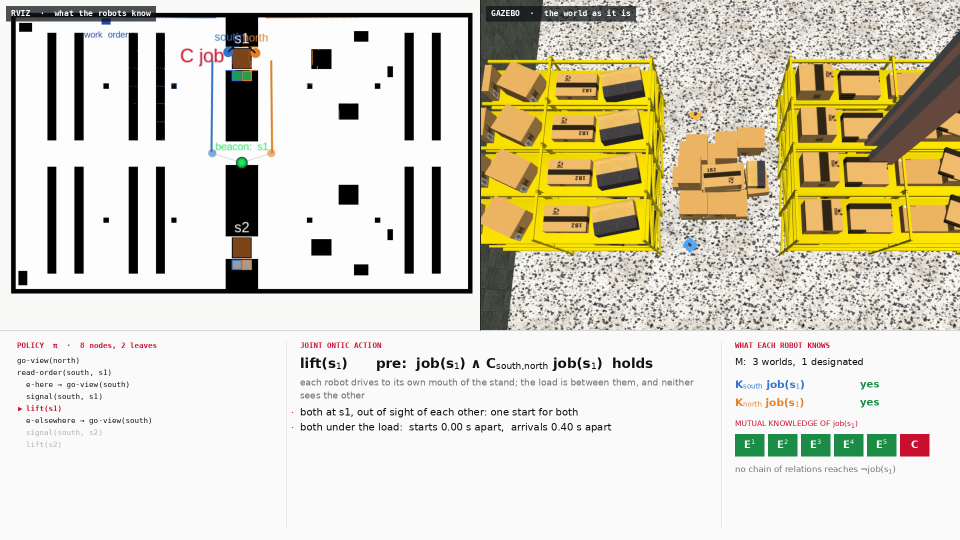
#> input picture media/coordinated-attack-frame-lift.jpg, 1920 x 1080 px, given in place of aws_FloorB_01.png, which was not available (shown at 1/2 size)
$ python make_world.py --act 1 --seed 5 --out out.png
#> lines starting #> are read from the running program, lines starting #| are printed output that depends on the picture
### ros2_ws/src/belief_revision_demo/tools/ranks.py
# Copyright 2026 Haniel Ulises
#
# Licensed under the Apache License, Version 2.0 (the "License");
# you may not use this file except in compliance with the License.
# You may obtain a copy of the License at
#
#     http://www.apache.org/licenses/LICENSE-2.0
#
# Unless required by applicable law or agreed to in writing, software
# distributed under the License is distributed on an "AS IS" BASIS,
# WITHOUT WARRANTIES OR CONDITIONS OF ANY KIND, either express or implied.
# See the License for the specific language governing permissions and
# limitations under the License.

"""
The worlds of the ward, and four ways of ranking them.

A world is what happened tonight: the loop the porter walked at one, and in
the third act whether at two he walked it back and opened its doors ("reopen")
or was held up ("skip"). Nobody sees him. Every robot knows the six loops and
the two endings are possible; what differs between the formulations is only how
plausible each robot finds each world, a Spohn rank (an ordinal conditional
function): 0 for what it believes, higher for what would surprise it more.

    explanation    the porter's own habits. The rostered loop C-D is rank 0,
                   the west loop A-B rank 1, the four others rank 2; at two he
                   reopens (0) more often than he is held up (1). The rank of
                   a night is the sum: the two rounds are independent.
    door-by-door   minimal change (Dalal): the number of doors whose state
                   differs from what the robot expects, the rostered loop at
                   one and nothing changing at two. This is what a map with
                   independent cells does.
    full-meet      the rostered picture is believed, anything else is rank 1:
                   a KD45 belief that, contradicted, falls back on what is
                   known.
    knowledge      every world rank 0: no belief beyond knowledge.

Belief is what holds at the least-ranked worlds a robot cannot rule out, and
conditioning on an observation is restricting to the worlds that agree with
it. That is all the revision there is: the ranks never change.

The frequencies are what the expectations on the page are taken under: the
porter's habits as frequencies EPS ** rank, normalised, so that the
explanation's ranks are their orders of magnitude. tools/sensitivity.py
varies them.
"""

import itertools

DOORS = ('a', 'b', 'c', 'd')
LOOPS = [('c', 'd'), ('a', 'b'), ('a', 'c'), ('a', 'd'), ('b', 'c'), ('b', 'd')]
ROSTERED = ('c', 'd')
PLANS = ('reopen', 'skip')
FORMULATIONS = ('explanation', 'door-by-door', 'full-meet', 'knowledge')
EPS = 0.125
_Z = 1 + EPS + 4 * EPS ** 2
FREQ_LOOP = {('c', 'd'): 1 / _Z, ('a', 'b'): EPS / _Z}     # 0.842 and 0.105
FREQ_OTHER = EPS ** 2 / _Z                                # 0.013 each
FREQ_PLAN = {'reopen': 1 / (1 + EPS), 'skip': EPS / (1 + EPS)}   # 0.889 and 0.111


def worlds(act):
    """The worlds of an act: loops, and for act 3 the loop and what happened at two."""
    if act == 3:
        return [(lp, p) for lp in LOOPS for p in PLANS]
    return [(lp, None) for lp in LOOPS]


def loop_name(lp):
    return ''.join(lp).upper()


def name(w):
    lp, p = w
    return loop_name(lp) + ('' if p is None else ('+' if p == 'reopen' else '-'))


# [6 lines left out: function open_at, not called in this run]


def valuation(lp):
    return tuple(d not in lp for d in DOORS)


def hamming(u, v):
    return sum(a != b for a, b in zip(u, v))


# [26 lines left out: functions rank, frequency, believed, not called in this run]


def believes(formulation, cell, prop):
    return all(prop(w) for w in believed(formulation, cell))


def entertains(formulation, cell, prop):
    """Not believing not-prop: prop holds at some believed world."""
    return any(prop(w) for w in believed(formulation, cell))


def knows(cell, prop):
    return all(prop(w) for w in cell)


def max_rank(formulation, act):
    return max(rank(formulation, w) for w in worlds(act))


def describe(formulation, act):
    return {name(w): rank(formulation, w) for w in worlds(act)}


# [12 lines that do not run on import are left out]

### ros2_ws/src/belief_revision_demo/tools/worlds.py
# Copyright 2026 Haniel Ulises
#
# Licensed under the Apache License, Version 2.0 (the "License");
# you may not use this file except in compliance with the License.
# You may obtain a copy of the License at
#
#     http://www.apache.org/licenses/LICENSE-2.0
#
# Unless required by applicable law or agreed to in writing, software
# distributed under the License is distributed on an "AS IS" BASIS,
# WITHOUT WARRANTIES OR CONDITIONS OF ANY KIND, either express or implied.
# See the License for the specific language governing permissions and
# limitations under the License.

"""
The worlds the runs are driven in.

A run is an act, a formulation and a seed. The seed picks the night in turn:
seed 1 the first of the act's worlds (tools/ranks.py), seed 2 the second, and
on round again, so that every night is run as often as every other; the pose
jitter of tools/make_world.py also follows the seed.
"""

import os
import sys

sys.path.insert(0, os.path.dirname(os.path.abspath(__file__)))
import ranks as R  # noqa: E402

ROBOTS = {1: ['c'], 2: ['c', 'd'], 3: ['c', 'd']}
FORMULATIONS = R.FORMULATIONS


def world(act, seed):
    ws = R.worlds(act)
    return ws[(seed - 1) % len(ws)]


def tag(w):
    return R.name(w)

### ros2_ws/src/belief_revision_demo/tools/make_world.py
#!/usr/bin/env python3
# Copyright 2026 Haniel Ulises
#
# Licensed under the Apache License, Version 2.0 (the "License");
# you may not use this file except in compliance with the License.
# You may obtain a copy of the License at
#
#     http://www.apache.org/licenses/LICENSE-2.0
#
# Unless required by applicable law or agreed to in writing, software
# distributed under the License is distributed on an "AS IS" BASIS,
# WITHOUT WARRANTIES OR CONDITIONS OF ANY KIND, either express or implied.
# See the License for the specific language governing permissions and
# limitations under the License.

"""
From an act and a seed, the world of one run of belief revision in a changing ward.

    make_world.py --act 2 --seed 4 --out DIR [--noise 0.01]

The seed picks the night (tools/worlds.py) and perturbs each courier's pose by
up to 0.05 m and 5 degrees. Writes DIR/world.sdf, DIR/models/ and DIR/world.json.

The ward is tools/layout.py: walls with a dark cap, so that from above they
read as a plan; floors of vinyl, lino, wood and tile; the band's linen rooms
as solid blocks; the lobbies' floors tinted, one colour a door; Open Robotics'
hospital models and a few of AWS RoboMaker's residential ones; and in each
lobby a fire door, a kinematic leaf that scripts/porter_node.py swings. Every
door stands open at dusk. The couriers are TurtleBot3 Burgers with an 8 m
laser and a coloured cap, the first red and the second blue. The night porter
is Gazebo's walking actor, moved by the package's porter plugin.
"""

import argparse
import json
import math
import os
import random
import re
import shutil
import sys

sys.path.insert(0, os.path.dirname(os.path.abspath(__file__)))
import furniture as F  # noqa: E402
import layout as L  # noqa: E402
import ranks as R  # noqa: E402
import worlds as WD  # noqa: E402

BURGER = '/opt/ros/humble/share/turtlebot3_gazebo/models/turtlebot3_burger'
CAP = {'c': (0.86, 0.12, 0.14), 'd': (0.12, 0.40, 0.85)}
WALL_BODY = (0.92, 0.92, 0.89)
WALL_CAP = (0.20, 0.21, 0.24)
LINEN = (0.62, 0.66, 0.64)
TINT = {'a': (0.33, 0.70, 0.66), 'b': (0.93, 0.68, 0.25), 'c': (0.58, 0.47, 0.80), 'd': (0.90, 0.45, 0.42)}
LEAF = (0.62, 0.10, 0.10)
GOAL = (0.86, 0.30, 0.36)


def col(rgb, a=1.0):
    return ' '.join(f'{c:.3f}' for c in rgb) + f' {a}'


# [87 lines left out: functions box, wall, floor, tint, disc, door, not called in this run]


def textures(out):
    """The floor materials: AWS's wood, and vinyl, lino and tile drawn here."""
    from PIL import Image, ImageDraw
    d = os.path.join(out, 'models', 'br_materials')
    tex, scripts = os.path.join(d, 'materials', 'textures'), os.path.join(d, 'materials', 'scripts')
    os.makedirs(tex, exist_ok=True)
    os.makedirs(scripts, exist_ok=True)
    wood = Image.open(os.path.join(F.HOUSE, F.AWS_PREFIX + 'FloorB_01', 'materials', 'textures', 'aws_FloorB_01.png'))
    wood.convert('RGB').resize((256, 256)).save(os.path.join(tex, 'br_wood.png'))

    def tiles(name, n, base, grout, jitter, width=3):
        img = Image.new('RGB', (256, 256), base)
        dr = ImageDraw.Draw(img)
        rng = random.Random(name)
        s = 256 // n
        for i in range(n):
            for j in range(n):
                v = rng.randint(-jitter, jitter)
                dr.rectangle([i * s + 2, j * s + 2, (i + 1) * s - 2, (j + 1) * s - 2],
                             fill=tuple(max(0, min(255, c + v)) for c in base))
        for k in range(n + 1):
            dr.line([(k * s, 0), (k * s, 256)], fill=grout, width=width)
            dr.line([(0, k * s), (256, k * s)], fill=grout, width=width)
        img.save(os.path.join(tex, f'br_{name}.png'))

    def speckle(name, base, jitter):
        img = Image.new('RGB', (256, 256), base)
        px = img.load()
        rng = random.Random(name)
        for i in range(256):
            for j in range(256):
                v = rng.randint(-jitter, jitter)
                px[i, j] = tuple(max(0, min(255, c + v)) for c in base)
        img.save(os.path.join(tex, f'br_{name}.png'))
    tiles('hall', 2, (205, 208, 204), (168, 172, 168), 5, 2)
    tiles('tile', 4, (228, 232, 234), (170, 178, 184), 4)
    speckle('lino', (196, 214, 224), 9)
    mats = ''
    for name in ('wood', 'hall', 'tile', 'lino'):
        mats += f"""material BR/{name}
{{
  technique
  {{
    pass
    {{
      ambient 0.9 0.9 0.9 1
      diffuse 1 1 1 1
      texture_unit
      {{
        texture br_{name}.png
        filtering anisotropic
        max_anisotropy 8
      }}
    }}
  }}
}}

"""
    open(os.path.join(scripts, 'br.material'), 'w').write(mats)
    open(os.path.join(d, 'model.config'), 'w').write(
        '<?xml version="1.0"?><model><name>br_materials</name><version>1.0</version>'
        '<sdf version="1.6">model.sdf</sdf><description>floor materials</description></model>\n')
    open(os.path.join(d, 'model.sdf'), 'w').write(
        '<?xml version="1.0"?><sdf version="1.6"><model name="br_materials"><static>true</static>'
        '<link name="l"/></model></sdf>\n')


# [63 lines left out: functions porter, world_sdf, not called in this run]


def robot_model(out, r, noise):
    dst = os.path.join(out, 'models', f'br_{r}')
    if os.path.exists(dst):
        shutil.rmtree(dst)
    shutil.copytree(BURGER, dst)
    p = os.path.join(dst, 'model.sdf')
    sdf = open(p).read()
    sdf = re.sub(r'(<sensor name="hls_lfcd_lds".*?<range>.*?<max>)[^<]+(</max>)', r'\g<1>8.0\g<2>', sdf, flags=re.S)
    sdf = re.sub(r'(<sensor name="hls_lfcd_lds".*?<noise>.*?<stddev>)[^<]+(</stddev>)', rf'\g<1>{noise}\g<2>',
                 sdf, flags=re.S)
    sdf = sdf.replace('<visualize>true</visualize>', '<visualize>false</visualize>')
    c = col(CAP[r])
    sdf = sdf.replace('<link name="base_link">', f'''<link name="base_link">
      <visual name="cap">
        <pose>-0.032 0 0.215 0 0 0</pose>
        <geometry><cylinder><radius>0.09</radius><length>0.03</length></cylinder></geometry>
        <material><ambient>{c}</ambient><diffuse>{c}</diffuse></material>
      </visual>''', 1)
    sdf = re.sub(r'<model name=["\']turtlebot3_burger["\']>', f'<model name="br_{r}">', sdf)
    sdf = sdf.replace('<!-- <namespace>/tb3</namespace> -->', f'<namespace>/{r}</namespace>')
    sdf = sdf.replace('<frame_name>base_scan</frame_name>', f'<frame_name>{r}/base_scan</frame_name>')
    sdf = sdf.replace('<odometry_frame>odom</odometry_frame>', f'<odometry_frame>{r}/odom</odometry_frame>')
    sdf = sdf.replace('<robot_base_frame>base_footprint</robot_base_frame>',
                      f'<robot_base_frame>{r}/base_footprint</robot_base_frame>')
    sdf = sdf.replace('<frame_name>imu_link</frame_name>', f'<frame_name>{r}/imu_link</frame_name>')
    open(p, 'w').write(sdf)
    cfg = os.path.join(dst, 'model.config')
    text = open(cfg).read()
    open(cfg, 'w').write(re.sub(r'<name>[^<]*</name>', f'<name>br_{r}</name>', text, count=1))
    for must in ('<max>8.0</max>', f'<namespace>/{r}</namespace>', f'{r}/odom', f'{r}/base_scan', '<visual name="cap">'):
        assert must in sdf, f'{r}: {must} not set'


def main():
    ap = argparse.ArgumentParser()
    ap.add_argument('--act', type=int, required=True, choices=(1, 2, 3))
    ap.add_argument('--seed', type=int, required=True)
    ap.add_argument('--out', required=True)
    ap.add_argument('--noise', type=float, default=0.01)
    ap.add_argument('--plugin', default='libporter_plugin.so')
    a = ap.parse_args()
    rng = random.Random(a.act * 1000 + a.seed)
    w = WD.world(a.act, a.seed)

    def jitter(p):
        return (p[0] + rng.uniform(-0.05, 0.05), p[1] + rng.uniform(-0.05, 0.05),
                p[2] + rng.uniform(-math.radians(5), math.radians(5)))
    poses = {r: jitter(L.START[r]) for r in WD.ROBOTS[a.act]}
    os.makedirs(a.out, exist_ok=True)
    textures(a.out)
#> in textures, wood is the input picture: PIL image 1920x1080 RGB; mean R, G, B 215.4, 210.8, 193.1
#> in textures, `wood.convert('RGB').resize((256, 256)).save(os.path.join(tex, 'br_wood..`:
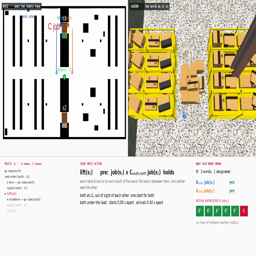
#> saved as br_wood.png: PIL image 256x256 RGB; mean R, G, B 215.4, 210.8, 193.2
#> in tiles, `img.save(os.path.join(tex, f'br_{name}.png'))`:
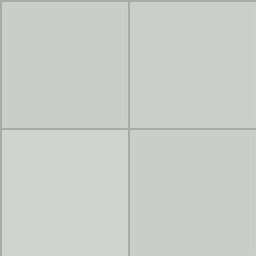
#> saved as br_hall.png: PIL image 256x256 RGB; mean R, G, B 202.7, 205.7, 201.7
#> call 2 of tiles, with name = 'tile', n = 4, base = (228, 232, 234), grout = (170, 178, 184), jitter = 4, width = 3
#> in tiles (call 2), `img = Image.new('RGB', (256, 256), base)`:
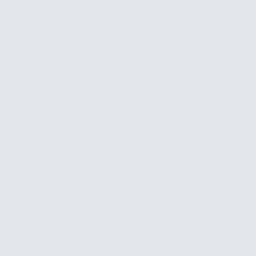
#> img: PIL image 256x256 RGB; mean R, G, B 228, 232, 234
#> in tiles (call 2), `img.save(os.path.join(tex, f'br_{name}.png'))`:
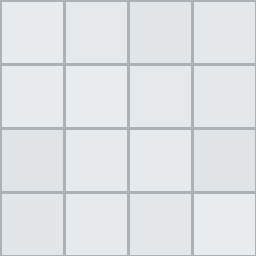
#> saved as br_tile.png: PIL image 256x256 RGB; mean R, G, B 223.1, 227.5, 229.9
#> in speckle, `img = Image.new('RGB', (256, 256), base)`:
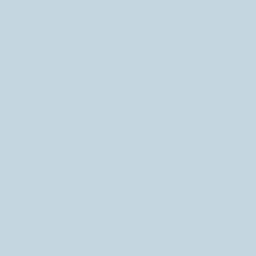
#> img: PIL image 256x256 RGB; mean R, G, B 196, 214, 224
    for r in poses:
        robot_model(a.out, r, a.noise)
    open(os.path.join(a.out, 'world.sdf'), 'w').write(world_sdf(poses, a.plugin))
    json.dump({'act': a.act, 'seed': a.seed, 'loop': list(w[0]), 'plan': w[1], 'tag': WD.tag(w), 'noise': a.noise,
               'robots': list(poses), 'poses': {r: [round(v, 4) for v in p] for r, p in poses.items()},
               'frequency': R.frequency(w)},
              open(os.path.join(a.out, 'world.json'), 'w'), indent=1)


if __name__ == '__main__':
#> (the run stopped early here; a loop or call above may not have finished)

$ run again, on media/coordinated-attack-frame-signal.jpg
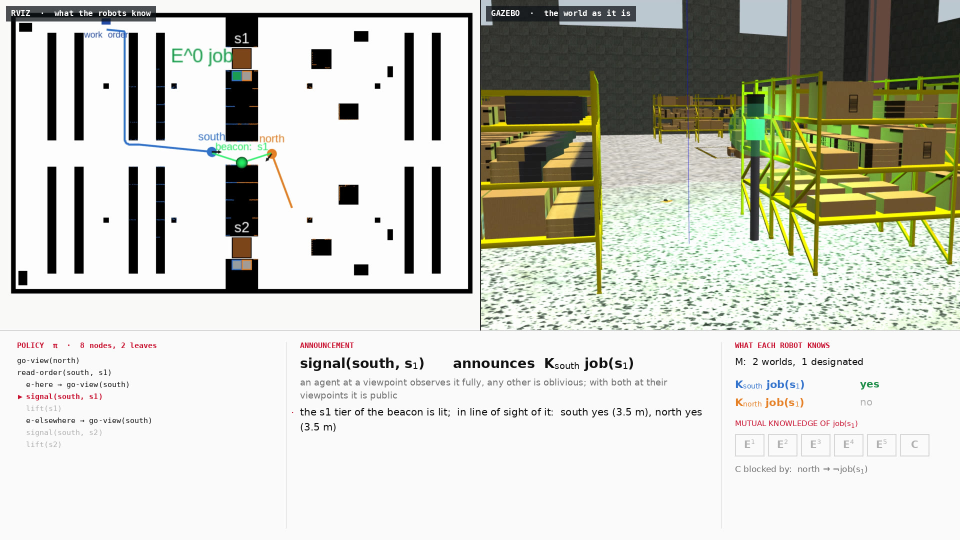
#> input picture media/coordinated-attack-frame-signal.jpg, 1920 x 1080 px, given in place of aws_FloorB_01.png, which was not available (shown at 1/2 size)
#> in textures, wood is the input picture: PIL image 1920x1080 RGB; mean R, G, B 201.8, 202.8, 192.9
#> in textures, `wood.convert('RGB').resize((256, 256)).save(os.path.join(tex, 'br_wood..`:
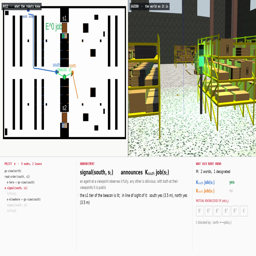
#> saved as br_wood.png: PIL image 256x256 RGB; mean R, G, B 201.8, 202.8, 192.9
